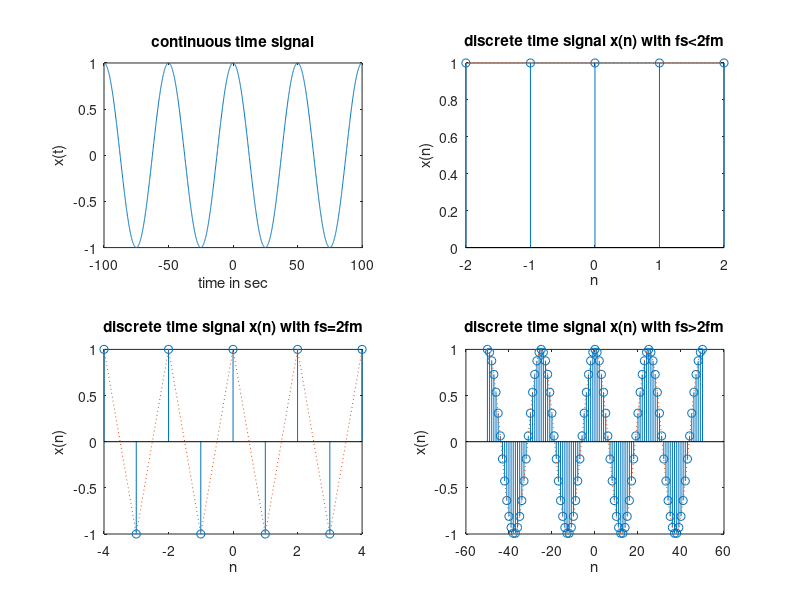

Write the MATLAB code that produced this figure.
clc; 
clear all; 
close all;
t = -100:0.1:100;  % Define a time vector `t` from -100 to 100 with increments of 0.1.
fm = 0.02;         % Set the frequency of the analog signal to 0.02 Hz.
x = cos(2*pi*t*fm); % Define the analog signal as a cosine wave with frequency `fm`.
subplot(2,2,1);   % Select the 1st subplot position in a 2x2 grid.
plot(t,x);        % Plot the continuous signal `x(t)` against time `t`.
xlabel('time in sec');   % Label the x-axis.
ylabel('x(t)');          % Label the y-axis.
title('continuous time signal'); % Add a title to the plot.
fs1 = 0.02;       % Sampling frequency less than twice the signal frequency (undersampling).
n = -2:2;         % Define discrete sample points from -2 to 2.
x1 = cos(2*pi*fm*n/fs1); % Sample the analog signal `x` with undersampling frequency `fs1`.
subplot(2,2,2);   % Select the 2nd subplot position.
stem(n,x1);       % Plot discrete samples using stem plot (for `x1` vs. `n`).
hold on           % Hold the plot to overlay additional plots.
plot(n,x1,':');   % Overlay a dotted line plot of the samples for visual clarity.
title('discrete time signal x(n) with fs<2fm'); % Title for undersampling plot.
xlabel('n');      % Label the x-axis.
ylabel('x(n)');   % Label the y-axis.
fs2 = 0.04;           % Set sampling frequency to twice the signal frequency (Nyquist rate).
n1 = -4:4;            % Define discrete sample points from -4 to 4.
x2 = cos(2*pi*fm*n1/fs2); % Sample the analog signal `x` at Nyquist rate `fs2`.
subplot(2,2,3);       % Select the 3rd subplot position.
stem(n1,x2);          % Plot discrete samples using stem plot (for `x2` vs. `n1`).
hold on               % Hold the plot to overlay additional plots.
plot(n1,x2,':');      % Overlay a dotted line plot of the samples.
title('discrete time signal x(n) with fs=2fm'); % Title for Nyquist sampling plot.
xlabel('n');          % Label the x-axis.
ylabel('x(n)');       % Label the y-axis.
n2 = -50:50;          % Define discrete sample points from -50 to 50.
fs3 = 0.5;            % Set sampling frequency much higher than Nyquist rate (oversampling).
x3 = cos(2*pi*fm*n2/fs3); % Sample the analog signal `x` with oversampling frequency `fs3`.
subplot(2,2,4);       % Select the 4th subplot position.
stem(n2,x3);          % Plot discrete samples using stem plot (for `x3` vs. `n2`).
hold on               % Hold the plot to overlay additional plots.
plot(n2,x3,':');      % Overlay a dotted line plot of the samples.
xlabel('n');          % Label the x-axis.
ylabel('x(n)');       % Label the y-axis.
title('discrete time signal x(n) with fs>2fm'); % Title for oversampling plot.
